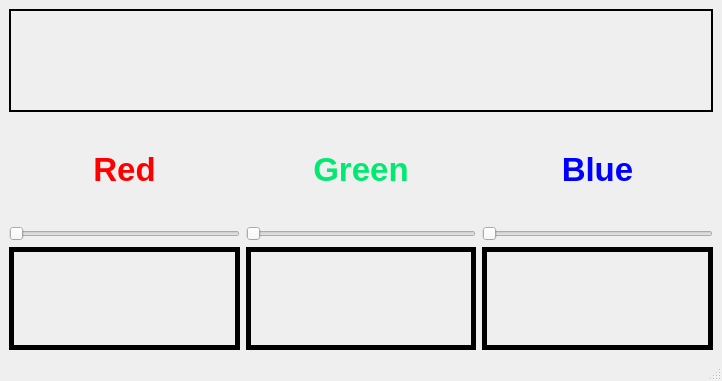
<?xml version="1.0" encoding="UTF-8"?>
<ui version="4.0">
 <class>MainWindow</class>
 <widget class="QMainWindow" name="MainWindow">
  <property name="geometry">
   <rect>
    <x>0</x>
    <y>0</y>
    <width>722</width>
    <height>381</height>
   </rect>
  </property>
  <property name="windowTitle">
   <string>Color Picker</string>
  </property>
  <property name="windowIcon">
   <iconset>
    <normaloff>images.png</normaloff>images.png</iconset>
  </property>
  <property name="autoFillBackground">
   <bool>false</bool>
  </property>
  <property name="styleSheet">
   <string notr="true"/>
  </property>
  <widget class="QWidget" name="centralwidget">
   <layout class="QGridLayout" name="gridLayout_2">
    <item row="0" column="0">
     <layout class="QVBoxLayout" name="verticalLayout">
      <item>
       <layout class="QGridLayout" name="gridLayout">
        <item row="3" column="2">
         <widget class="QSlider" name="blue_horizontalSlider">
          <property name="maximum">
           <number>255</number>
          </property>
          <property name="orientation">
           <enum>Qt::Horizontal</enum>
          </property>
         </widget>
        </item>
        <item row="1" column="0" colspan="3">
         <widget class="QLabel" name="final_color">
          <property name="font">
           <font>
            <pointsize>15</pointsize>
           </font>
          </property>
          <property name="frameShape">
           <enum>QFrame::WinPanel</enum>
          </property>
          <property name="lineWidth">
           <number>5</number>
          </property>
          <property name="text">
           <string/>
          </property>
          <property name="alignment">
           <set>Qt::AlignCenter</set>
          </property>
         </widget>
        </item>
        <item row="3" column="0">
         <widget class="QSlider" name="red_horizontalSlider">
          <property name="maximum">
           <number>255</number>
          </property>
          <property name="orientation">
           <enum>Qt::Horizontal</enum>
          </property>
         </widget>
        </item>
        <item row="3" column="1">
         <widget class="QSlider" name="green_horizontalSlider">
          <property name="maximum">
           <number>255</number>
          </property>
          <property name="orientation">
           <enum>Qt::Horizontal</enum>
          </property>
         </widget>
        </item>
        <item row="2" column="0">
         <widget class="QLabel" name="red_label">
          <property name="font">
           <font>
            <pointsize>25</pointsize>
            <italic>false</italic>
            <bold>true</bold>
           </font>
          </property>
          <property name="styleSheet">
           <string notr="true">color: rgb(255, 0, 0);</string>
          </property>
          <property name="frameShape">
           <enum>QFrame::NoFrame</enum>
          </property>
          <property name="lineWidth">
           <number>5</number>
          </property>
          <property name="text">
           <string>Red</string>
          </property>
          <property name="alignment">
           <set>Qt::AlignCenter</set>
          </property>
         </widget>
        </item>
        <item row="2" column="2">
         <widget class="QLabel" name="blue_label">
          <property name="font">
           <font>
            <pointsize>25</pointsize>
            <italic>false</italic>
            <bold>true</bold>
           </font>
          </property>
          <property name="styleSheet">
           <string notr="true">color: rgb(0, 0, 255);</string>
          </property>
          <property name="frameShape">
           <enum>QFrame::NoFrame</enum>
          </property>
          <property name="lineWidth">
           <number>5</number>
          </property>
          <property name="text">
           <string>Blue</string>
          </property>
          <property name="alignment">
           <set>Qt::AlignCenter</set>
          </property>
         </widget>
        </item>
        <item row="2" column="1">
         <widget class="QLabel" name="green_label">
          <property name="font">
           <font>
            <pointsize>25</pointsize>
            <italic>false</italic>
            <bold>true</bold>
           </font>
          </property>
          <property name="styleSheet">
           <string notr="true">color: rgb(0, 234, 113);</string>
          </property>
          <property name="frameShape">
           <enum>QFrame::NoFrame</enum>
          </property>
          <property name="lineWidth">
           <number>5</number>
          </property>
          <property name="text">
           <string>Green</string>
          </property>
          <property name="alignment">
           <set>Qt::AlignCenter</set>
          </property>
         </widget>
        </item>
        <item row="4" column="0">
         <widget class="QLabel" name="red_value">
          <property name="font">
           <font>
            <pointsize>15</pointsize>
            <italic>true</italic>
            <bold>true</bold>
            <underline>true</underline>
           </font>
          </property>
          <property name="styleSheet">
           <string notr="true">border-color: rgb(56, 56, 56);</string>
          </property>
          <property name="frameShape">
           <enum>QFrame::Box</enum>
          </property>
          <property name="frameShadow">
           <enum>QFrame::Plain</enum>
          </property>
          <property name="lineWidth">
           <number>5</number>
          </property>
          <property name="midLineWidth">
           <number>0</number>
          </property>
          <property name="text">
           <string/>
          </property>
          <property name="textFormat">
           <enum>Qt::AutoText</enum>
          </property>
          <property name="alignment">
           <set>Qt::AlignCenter</set>
          </property>
          <property name="margin">
           <number>2</number>
          </property>
          <property name="indent">
           <number>-1</number>
          </property>
         </widget>
        </item>
        <item row="4" column="1">
         <widget class="QLabel" name="green_value">
          <property name="font">
           <font>
            <pointsize>15</pointsize>
            <italic>true</italic>
            <bold>true</bold>
            <underline>true</underline>
           </font>
          </property>
          <property name="styleSheet">
           <string notr="true">border-color: rgb(56, 56, 56);</string>
          </property>
          <property name="frameShape">
           <enum>QFrame::Box</enum>
          </property>
          <property name="frameShadow">
           <enum>QFrame::Plain</enum>
          </property>
          <property name="lineWidth">
           <number>5</number>
          </property>
          <property name="midLineWidth">
           <number>0</number>
          </property>
          <property name="text">
           <string/>
          </property>
          <property name="textFormat">
           <enum>Qt::AutoText</enum>
          </property>
          <property name="alignment">
           <set>Qt::AlignCenter</set>
          </property>
          <property name="margin">
           <number>2</number>
          </property>
          <property name="indent">
           <number>-1</number>
          </property>
         </widget>
        </item>
        <item row="4" column="2">
         <widget class="QLabel" name="blue_value">
          <property name="font">
           <font>
            <pointsize>15</pointsize>
            <italic>true</italic>
            <bold>true</bold>
            <underline>true</underline>
           </font>
          </property>
          <property name="styleSheet">
           <string notr="true">border-color: rgb(56, 56, 56);</string>
          </property>
          <property name="frameShape">
           <enum>QFrame::Box</enum>
          </property>
          <property name="frameShadow">
           <enum>QFrame::Plain</enum>
          </property>
          <property name="lineWidth">
           <number>5</number>
          </property>
          <property name="midLineWidth">
           <number>0</number>
          </property>
          <property name="text">
           <string/>
          </property>
          <property name="textFormat">
           <enum>Qt::AutoText</enum>
          </property>
          <property name="alignment">
           <set>Qt::AlignCenter</set>
          </property>
          <property name="margin">
           <number>2</number>
          </property>
          <property name="indent">
           <number>-1</number>
          </property>
         </widget>
        </item>
       </layout>
      </item>
     </layout>
    </item>
   </layout>
  </widget>
  <widget class="QStatusBar" name="statusbar"/>
 </widget>
 <resources/>
 <connections/>
</ui>
